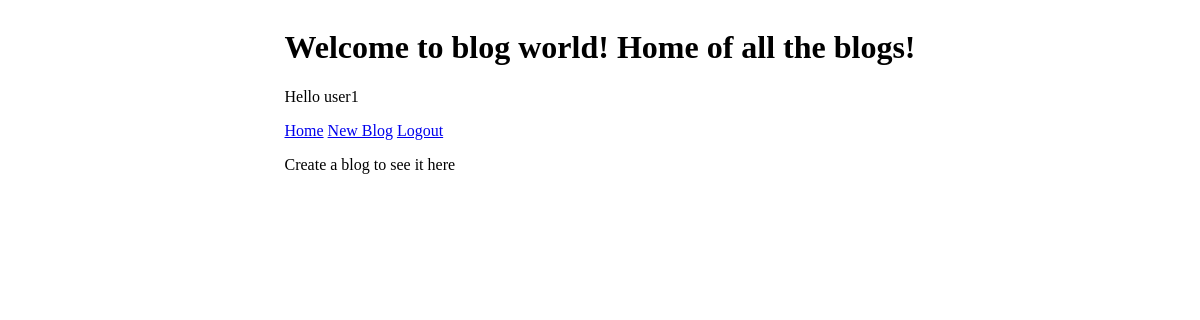
The app's page /profile/2 (signed in), older data.
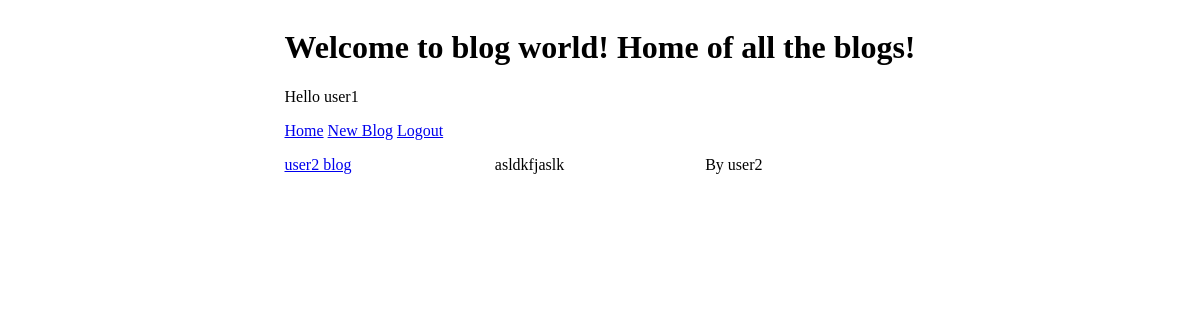
The same page, newer data.
### blog_api/models.py (models this page shows, shortened)
class BlogPost(db.Model):
   __tablename__ = "blog_posts"
   id: Mapped[int] = mapped_column(primary_key=True)
   title: Mapped[str]
   subtitle: Mapped[Optional[str]]
   body: Mapped[str]
   created_at: Mapped[datetime] = mapped_column(server_default=func.now())
   updated_at: Mapped[datetime] = mapped_column(onupdate=lambda : datetime.now(timezone.utc), server_default=func.now())
   author_id: Mapped[int] = mapped_column(ForeignKey("users.id"))
   author: Mapped["User"] = relationship(back_populates="blogs")

class User(db.Model):
   __tablename__="users"
   id: Mapped[int] = mapped_column(primary_key=True)
   username: Mapped[str]
   password: Mapped[str]
   blogs: Mapped[List["BlogPost"]] = relationship(back_populates="author")
   @property
   def is_authenticated(self):
      return current_user.id==self.id

### blog_api/api.py (the view)
@app.get("/profile/<int:user_id>")
@login_required
def get_profile(user_id):
    blogs = [{"id":blog.id, "title": blog.title, "subtitle": blog.subtitle, "body": blog.body, "created_at": blog.created_at, "author": blog.author.username} for blog in db.session.execute(db.select(BlogPost).filter(BlogPost.author_id==user_id)).scalars()]
    return render_template("./profile.html", blogs=blogs)

### blog_api/api.py (called while the page is built)
@login_manager.user_loader
def load_user(user_id):
    return User.query.filter(User.id==int(user_id)).one()

### blog_api/templates/profile.html
{% extends 'base.html' %}
{% block content %}
<h1>Welcome to blog world! Home of all the blogs!</h1>
<div>
    <p>Hello {{current_user.username}}</p>
    <a href="{{ url_for('list_blogs')}}">Home</a>
    <a href="{{ url_for('new_blog_form')}}">New Blog</a>
    <a href="{{ url_for('logout')}}">Logout</a>
</div>
<div id="blogs">
    {% if not blogs %}
    <p>Create a blog to see it here</p>
    {% else %}
    {% for blog in blogs %}
    <div class="blog-overview">
        <a href="{{ url_for( 'get_blog', blog_id=blog.id ) }}">
            <p>{{blog.title}}</p>
        </a>
        <p>{{blog.subtitle}}</p>
        <p>By {{blog.author}}</p>
    </div>
    {% endfor %}
    {% endif %}
</div>
{% endblock %}

Row changes from the older to the newer data that the page shows:
added BlogPost: title "user2 blog", subtitle "asldkfjaslk"
added User: author "user2"
Text that changed along with them:
new list line: "By"
text no longer shown: "Create a blog to see it here"
